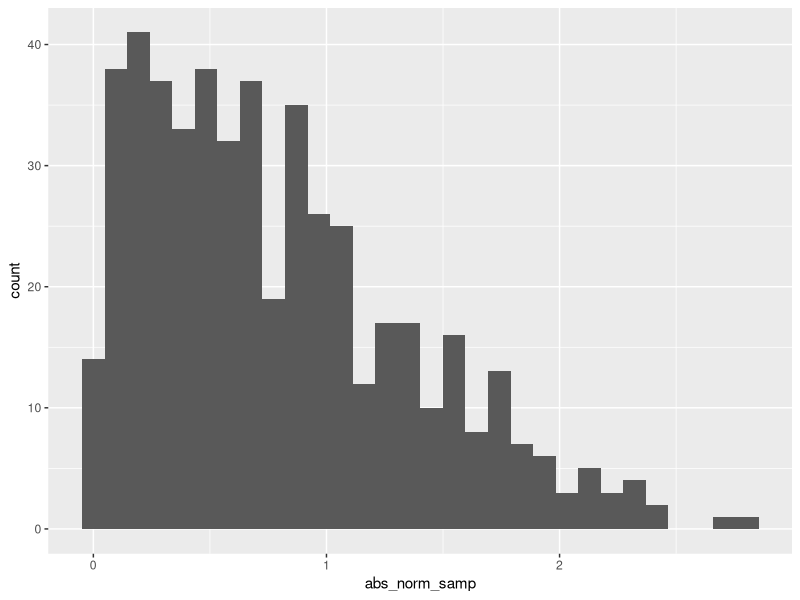

The R script that drew this image:
## ---- chunk 1
samp = rnorm(100)
length(samp)
## ---- chunk 2
library(tidyverse)

la_df = tibble(
  norm_samp = rnorm(500),
  abs_norm_samp = abs(norm_samp)
)

ggplot(la_df, aes(x = abs_norm_samp)) + geom_histogram()
